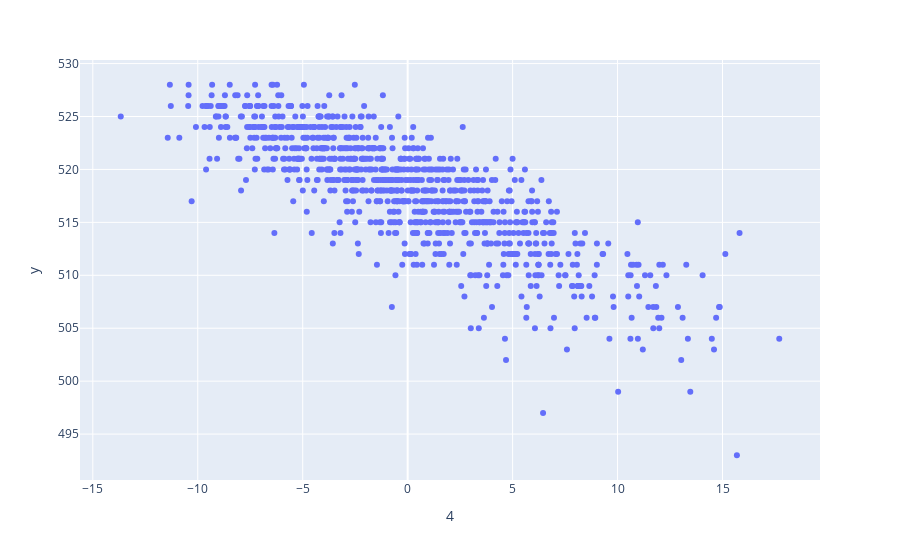

Write notebook code for a chart like this one.
### Code cell
import plotly.express as px
colors = y_train
fig = px.scatter(X_train_reduced, x=4, y=y_train)#, color=colors)
fig.show()

### Figure 1 — Plotly figure (JSON) as saved in the notebook; plotly's stock layout.template omitted (floating-point values rounded to 4 significant figures; data arrays with more than 128 entries replaced by an {"elided": "..."} marker saying what was removed)
{"data": [{"hovertemplate": "4=%{x}<br>y=%{y}<extra></extra>", "legendgroup": "", "marker": {"color": "#636efa", "symbol": "circle"}, "mode": "markers", "name": "", "orientation": "v", "showlegend": false, "type": "scatter", "x": {"elided": "974 float values"}, "xaxis": "x", "y": {"elided": "974 int values"}, "yaxis": "y"}], "layout": {"autosize": true, "legend": {"tracegroupgap": 0}, "margin": {"t": 60}, "xaxis": {"anchor": "y", "autorange": true, "domain": [0, 1], "range": [-15.67, 19.7], "title": {"text": "4"}, "type": "linear"}, "yaxis": {"anchor": "x", "autorange": true, "domain": [0, 1], "range": [490.3, 530.7], "title": {"text": "y"}, "type": "linear"}}}
